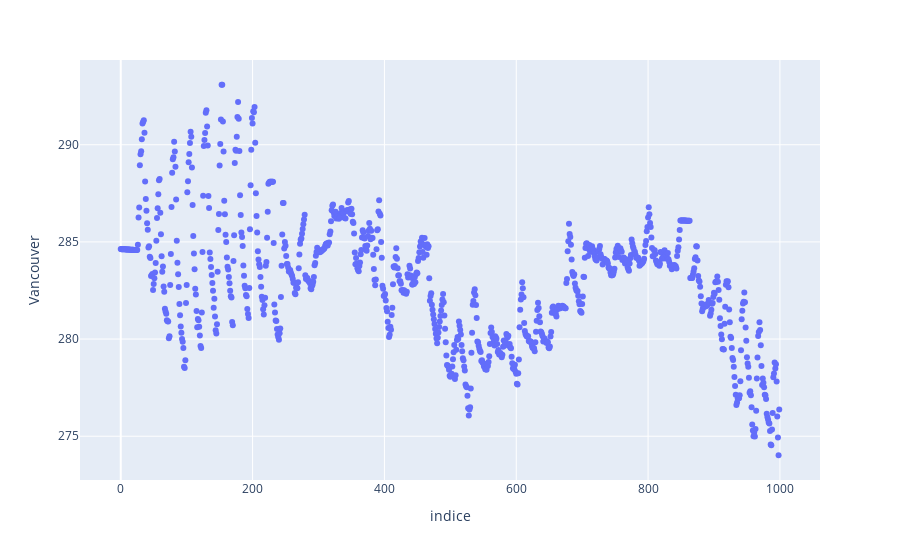

Notebook code for this chart:
### Code cell
#mostrando os dados
import pyspark.pandas as ps
import plotly

temp_df = ps.DataFrame(df_plots)
temp_df.plot.scatter(x='indice', y='Vancouver')

### Figure 1 — Plotly figure (JSON) as saved in the notebook; plotly's stock layout.template omitted (floating-point values rounded to 4 significant figures; data arrays with more than 128 entries replaced by an {"elided": "..."} marker saying what was removed)
{"data": [{"hovertemplate": "indice=%{x}<br>Vancouver=%{y}<extra></extra>", "legendgroup": "", "marker": {"color": "#636efa", "symbol": "circle"}, "mode": "markers", "name": "", "orientation": "v", "showlegend": false, "type": "scatter", "x": {"elided": "1000 int values"}, "xaxis": "x", "y": {"elided": "1000 float values"}, "yaxis": "y"}], "layout": {"legend": {"tracegroupgap": 0}, "margin": {"t": 60}, "xaxis": {"anchor": "y", "domain": [0, 1], "title": {"text": "indice"}}, "yaxis": {"anchor": "x", "domain": [0, 1], "title": {"text": "Vancouver"}}}}
